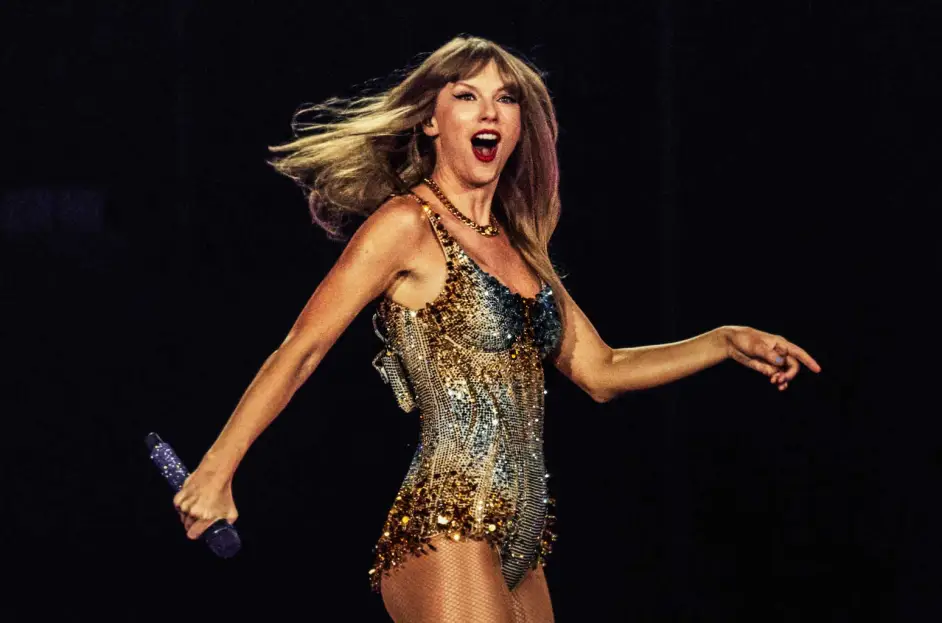
#> input picture image_to_pencilsketch/TS.png, 942 x 623 px, found by its file name
$ jupyter execute 'image - pencil_sketch.ipynb'
#> lines starting #> are read from the running program, lines starting #| are printed output that depends on the picture
[cell 1]
import cv2
import matplotlib.pyplot as plt
import seaborn as sns

[cell 2]
img = cv2.imread('/Users/nayoneekapaul/Documents/CODECLAUSE/image_to_pencilsketch/TS.png')
#> img is the input picture: shape (623, 942, 3); mean B, G, R 23.5, 26.4, 36.3
img = cv2.cvtColor(img,cv2.COLOR_BGR2RGB)
plt.figure(figsize=(8,8))
plt.imshow(img)
plt.axis("off")
plt.title("Original Image")
plt.show()

[cell 3]
img_gray = cv2.cvtColor(img,cv2.COLOR_BGR2GRAY)
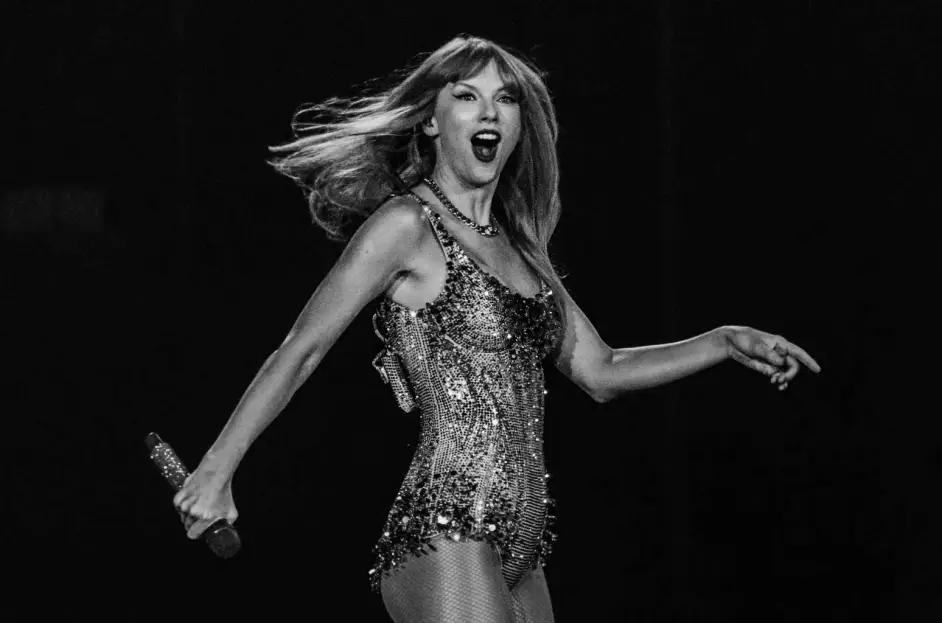
#> img_gray: shape (623, 942); min 0, max 253, mean 26.9
plt.figure(figsize=(8,8))
plt.imshow(img_gray,cmap="gray")
plt.axis("off")
plt.title("GrayScale Image")
plt.show()

[cell 4]
img_invert = cv2.bitwise_not(img_gray)
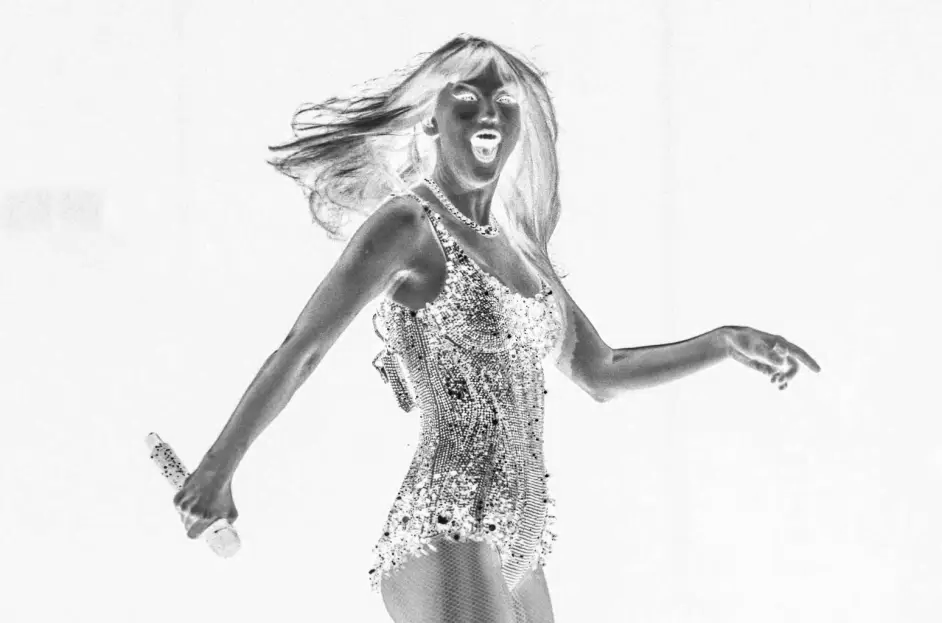
#> img_invert: shape (623, 942); min 2, max 255, mean 228.1
plt.figure(figsize=(8,8))
plt.imshow(img_invert,cmap="gray")
plt.axis("off")
plt.title("Inverted Image")
plt.show()

[cell 5]
img_smoothing = cv2.GaussianBlur(img_invert, (21, 21),sigmaX=0, sigmaY=0)
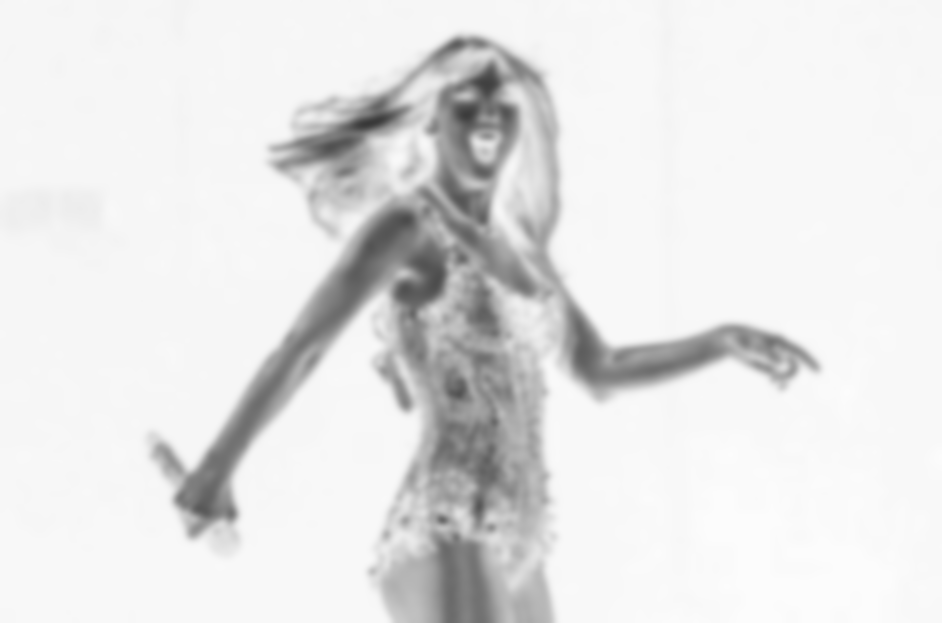
#> img_smoothing: shape (623, 942); min 56, max 252, mean 228.1
plt.figure(figsize=(8,8))
plt.imshow(img_smoothing,cmap="gray")
plt.axis("off")
plt.title("Smoothen Image")
plt.show()

[cell 6]
final = cv2.divide(img_gray, 255 - img_smoothing, scale=255)
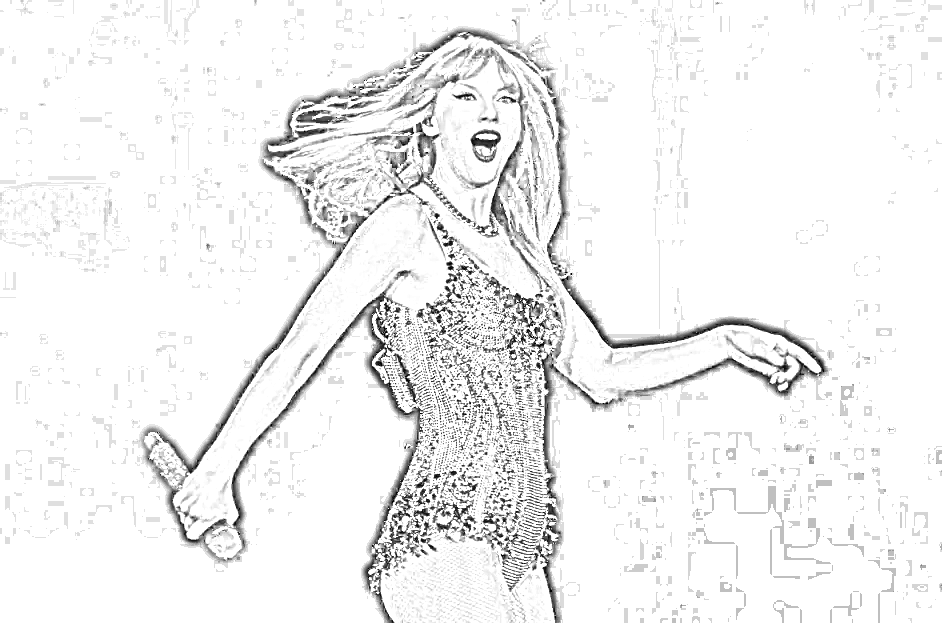
#> final: shape (623, 942); min 0, max 255, mean 241
plt.figure(figsize=(8,8))
plt.imshow(final,cmap="gray")
plt.axis("off")
plt.title("Final Sketch Image")
plt.show()

[cell 7]
plt.figure(figsize=(20,20))
plt.subplot(1,5,1)
plt.imshow(img)
plt.axis("off")
plt.title("Original Image")
plt.subplot(1,5,2)
plt.imshow(img_gray,cmap="gray")
plt.axis("off")
plt.title("GrayScale Image")
plt.subplot(1,5,3)
plt.imshow(img_invert,cmap="gray")
plt.axis("off")
plt.title("Inverted Image")
plt.subplot(1,5,4)
plt.imshow(img_smoothing,cmap="gray")
plt.axis("off")
plt.title("Smoothen Image")
plt.subplot(1,5,5)
plt.imshow(final,cmap="gray")
plt.axis("off")
plt.title("Final Sketch Image")
plt.show()
